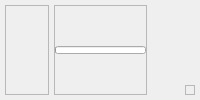
     <widget class="QWidget" name="footer" native="true">
      <layout class="QHBoxLayout" name="horizontalLayout_10">
       <property name="spacing">
        <number>5</number>
       </property>
       <property name="leftMargin">
        <number>5</number>
       </property>
       <property name="topMargin">
        <number>5</number>
       </property>
       <property name="rightMargin">
        <number>5</number>
       </property>
       <property name="bottomMargin">
        <number>5</number>
       </property>
       <item>
        <widget class="QFrame" name="frame_7">
         <property name="frameShape">
          <enum>QFrame::StyledPanel</enum>
         </property>
         <property name="frameShadow">
          <enum>QFrame::Raised</enum>
         </property>
        </widget>
       </item>
       <item alignment="Qt::AlignHCenter">
        <widget class="QFrame" name="frame_6">
         <property name="frameShape">
          <enum>QFrame::StyledPanel</enum>
         </property>
         <property name="frameShadow">
          <enum>QFrame::Raised</enum>
         </property>
         <layout class="QHBoxLayout" name="horizontalLayout_13">
          <property name="spacing">
           <number>0</number>
          </property>
          <property name="leftMargin">
           <number>0</number>
          </property>
          <property name="topMargin">
           <number>0</number>
          </property>
          <property name="rightMargin">
           <number>0</number>
          </property>
          <property name="bottomMargin">
           <number>0</number>
          </property>
          <item>
           <widget class="QProgressBar" name="activityProgress">
            <property name="maximumSize">
             <size>
              <width>16777215</width>
              <height>8</height>
             </size>
            </property>
            <property name="value">
             <number>0</number>
            </property>
            <property name="textVisible">
             <bool>false</bool>
            </property>
           </widget>
          </item>
         </layout>
        </widget>
       </item>
       <item alignment="Qt::AlignRight|Qt::AlignBottom">
        <widget class="QFrame" name="sizeGrip">
         <property name="minimumSize">
          <size>
           <width>10</width>
           <height>10</height>
          </size>
         </property>
         <property name="maximumSize">
          <size>
           <width>10</width>
           <height>10</height>
          </size>
         </property>
         <property name="frameShape">
          <enum>QFrame::StyledPanel</enum>
         </property>
         <property name="frameShadow">
          <enum>QFrame::Raised</enum>
         </property>
        </widget>
       </item>
      </layout>
     </widget>
